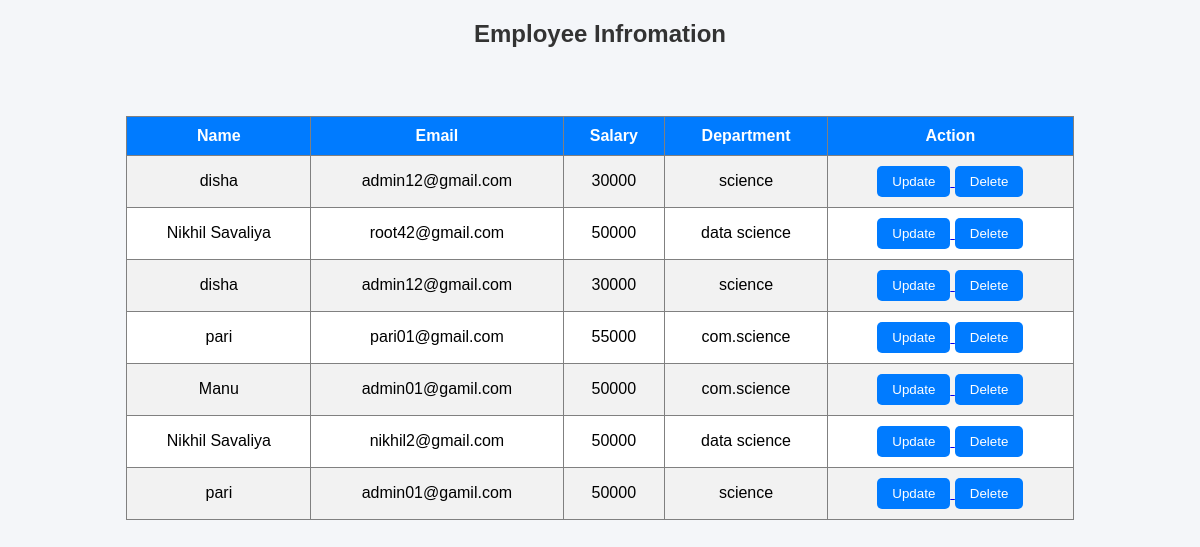
The page /employee/list/ on the database as committed earlier.
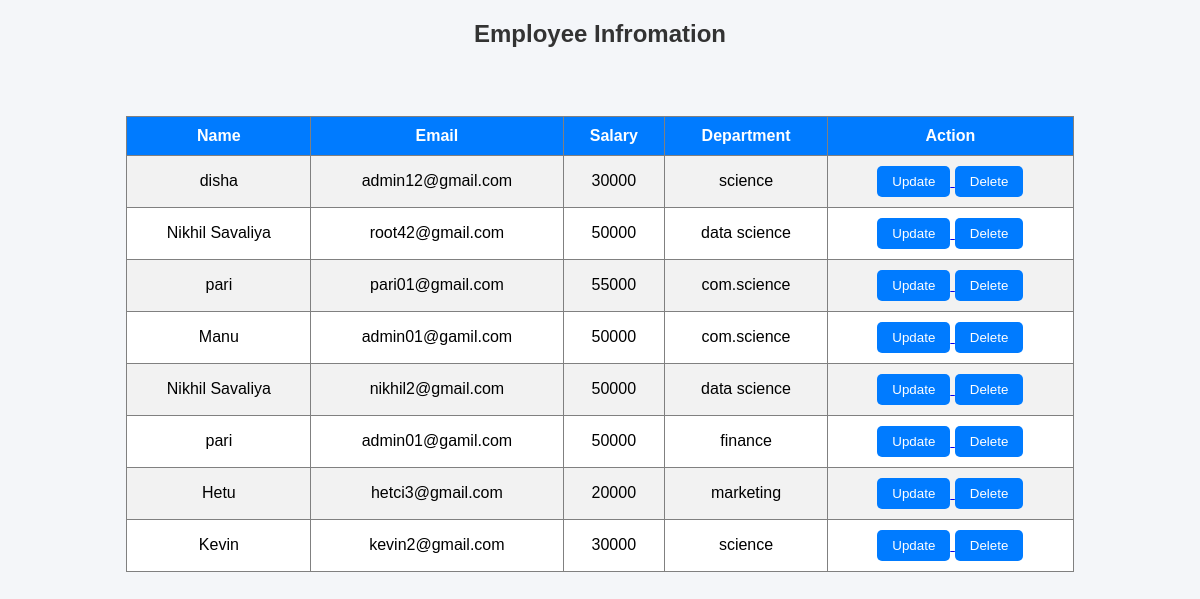
The same page on the database as committed later.
### employee/models.py (models this page shows)
class Employee(models.Model):
    name=models.CharField(max_length=200)
    email=models.EmailField()
    salary=models.IntegerField()
    department= models.CharField(max_length=100)

### employee/views.py (the view)
# urls.py: path("list/",views.emp_list,name="emp_list"),
def emp_list(request):
    emp=Employee.objects.all()
    return render(request,"emp_details.html",{"emp":emp})

### employee/templates/emp_details.html
{% extends 'master.html' %}
{% block content %}
    <h2>Employee Infromation</h2>
     <a href="{% url 'emp_add' %}"></a><br>
<table border="=1">
    <tr>
        <th>Name</th>
        <th>Email</th>
        <th>Salary</th>
        <th>Department</th>
        <th>Action</th>
    </tr>
     {% for x in emp %}
    <tr>
        <td>{{x.name}}</td>
        <td>{{x.email}}</td>
        <td>{{x.salary}}</td>
        <td>{{x.department}}</td>
        <td>
         <a href="{%url 'emp_update' x.id %}">
              <button type="button">Update</button>
         </a>
         <a href="{%url 'emp_delete' x.id %}">
               <button type="button">Delete</button>
         </a>
        </td>
    </tr>
    {% endfor %}
</table>
{% endblock %}

### employee/templates/master.html (shortened to what this page needs)
{% load static %}
<!DOCTYPE html>
<html lang="en">
<head>
    <link rel="stylesheet" href="{% static 'style.css' %}">
</head>
<body>
{% block content %}
{% endblock %}
</body>
</html>

### staticfile/style.css (style rules this page uses)
body { font-family: Arial, sans-serif; background-color: #f4f6f9; }
h2 { text-align: center; color: #333; }
button { padding: 8px 15px; background-color: #007bff; color: white; border: none; border-radius: 5px; cursor: pointer; }
table { width: 80%; margin: 30px auto; border-collapse: collapse; background-color: white; }
th { background-color: #007bff; color: white; padding: 10px; }
td { padding: 10px; text-align: center; }
tr:nth-child(even) { background-color: #f2f2f2; }

Rows that differ between the two databases and show on the page:
removed Employee: name "disha", email "admin12@gmail.com", salary "30000", department "science"
changed Employee: department "science" → "finance"
added Employee: name "Hetu", email "hetci3@gmail.com", salary "20000", department "marketing"
added Employee: name "Kevin", email "kevin2@gmail.com", salary "30000", department "science"
